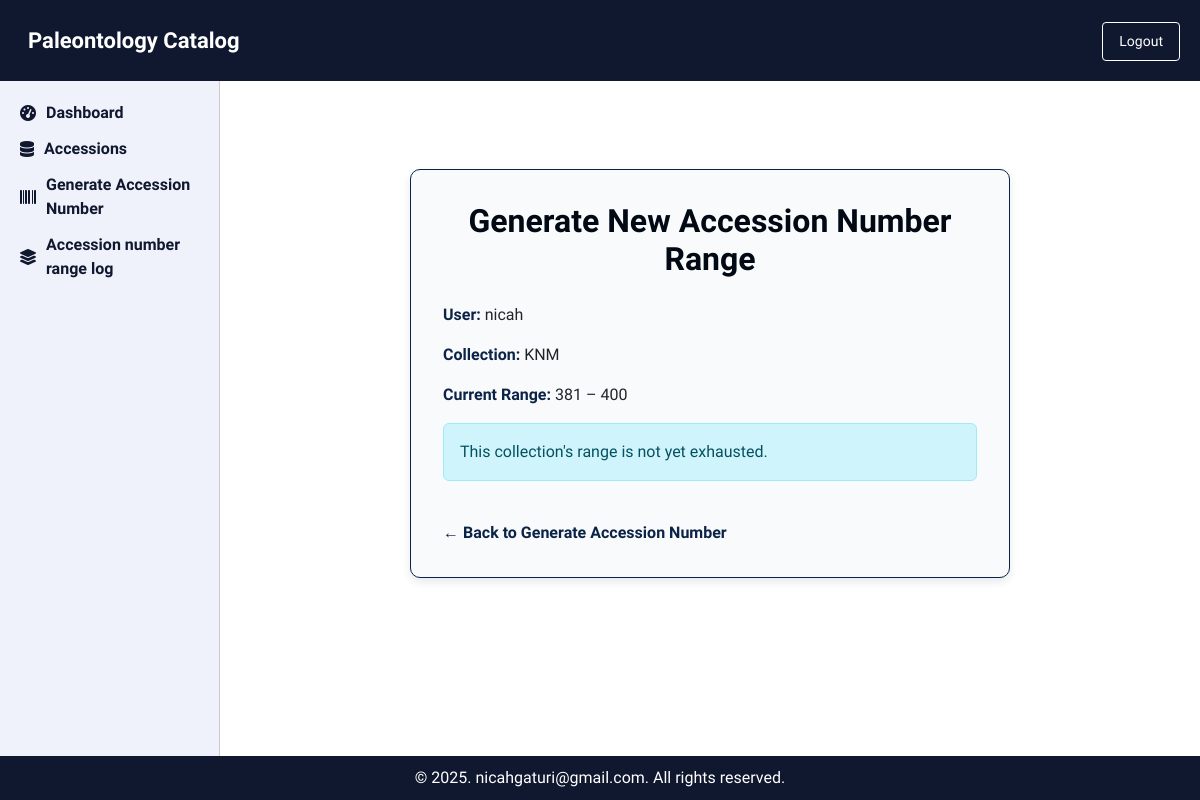
The app's page /collection/1/generate-range/ (signed in) with its own data.
### PaleoApp/models.py (models this page shows, shortened)
class Collection(models.Model):
    name = models.CharField(max_length=100)
    abbreviation = models.CharField(max_length=10, blank=True, null=True)
    start_range = models.PositiveIntegerField(null=True, blank=True)
    end_range = models.PositiveIntegerField(null=True, blank=True)

### PaleoApp/views.py (the view, shortened to what this page needs)
# urls.py: path('collection/<int:collection_id>/generate-range/', views.generate_new_range, name='generate_new_range'),
@login_required(login_url='login')
def generate_new_range(request, collection_id):
    collection = get_object_or_404(Collection, id=collection_id)
    last_used_number = AccessionNumber.objects.filter(collection=collection).aggregate(
        Max('number'))['number__max'] or (collection.start_range - 1)
    is_range_full = last_used_number >= collection.end_range
    return render(request, 'PaleoApp/generate_new_range.html', {
        'collection': collection,
        'is_range_full': is_range_full,
        'user': request.user
    })

### PaleoApp/templates/PaleoApp/generate_new_range.html
{% extends "base.html" %}
{% load static %}
{% block content %}
<div class="container-accession-range">
  <h2>Generate New Accession Number Range</h2>
  <p><strong>User:</strong> {{ user.username }}</p>
  <p><strong>Collection:</strong> {{ collection.name }}</p>
  <p><strong>Current Range:</strong> {{ collection.start_range }} – {{ collection.end_range }}</p>
  {% if is_range_full %}
      <form method="post">
          {% csrf_token %}
          <button type="submit" class="btn btn-primary">Generate New Range</button>
      </form>
  {% else %}
      <div class="alert alert-info">
          This collection's range is not yet exhausted.
      </div>
  {% endif %}
  <a href="{% url 'PaleoApp:generate_accession_number' %}" class="back-link">&larr; Back to Generate Accession Number</a>
</div>
{% endblock %}

### PaleoApp/static/css/style.css (style rules this page uses)
* { padding: 0; margin: 0; box-sizing: border-box; font-family: 'Mulish', sans-serif; transition: 0.3s all ease-in-out; }
html, body { height: 100%; }
body { display: flex; flex-direction: column; background-color: #fff; }

### PaleoApp/static/css/accession_range.css (style rules this page uses)
.container-accession-range { max-width: 600px; margin: 3rem auto; padding: 2rem; background-color: #f9fafb; border: 1px solid #0b2347; border-radius: 10px; box-shadow: 0 4px 8px rgba(11, 35, 71, 0.1); font-family: 'Segoe UI', Tahoma, Geneva, Verdana, sans-serif; }
.container-accession-range h2 { color: #010914; font-weight: 700; margin-bottom: 1.5rem; text-align: center; }
.container-accession-range p strong { color: #0b2347; font-weight: 600; }
.alert-info { background-color: #d9edf7; color: #31708f; border-radius: 5px; padding: 1rem 1.25rem; margin-top: 1rem; font-weight: 500; }
a.back-link { display: inline-block; margin-top: 1.5rem; font-weight: 600; color: #0b2347; text-decoration: none; transition: color 0.3s ease; }

### records on screen
Collection: name "KNM", start_range "381", end_range "400"

### other values on screen
{{ user.username }} "nicah"
